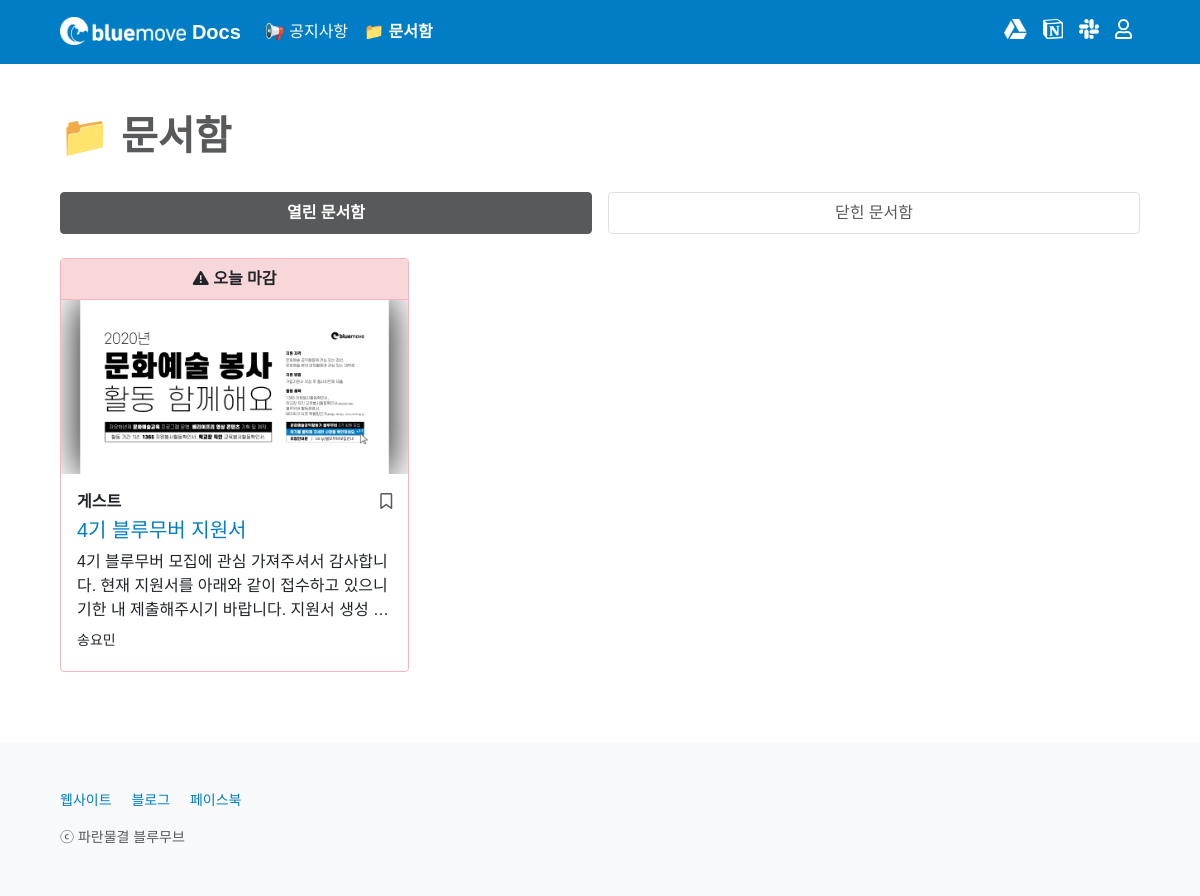
Page /box/ on the earlier database version.
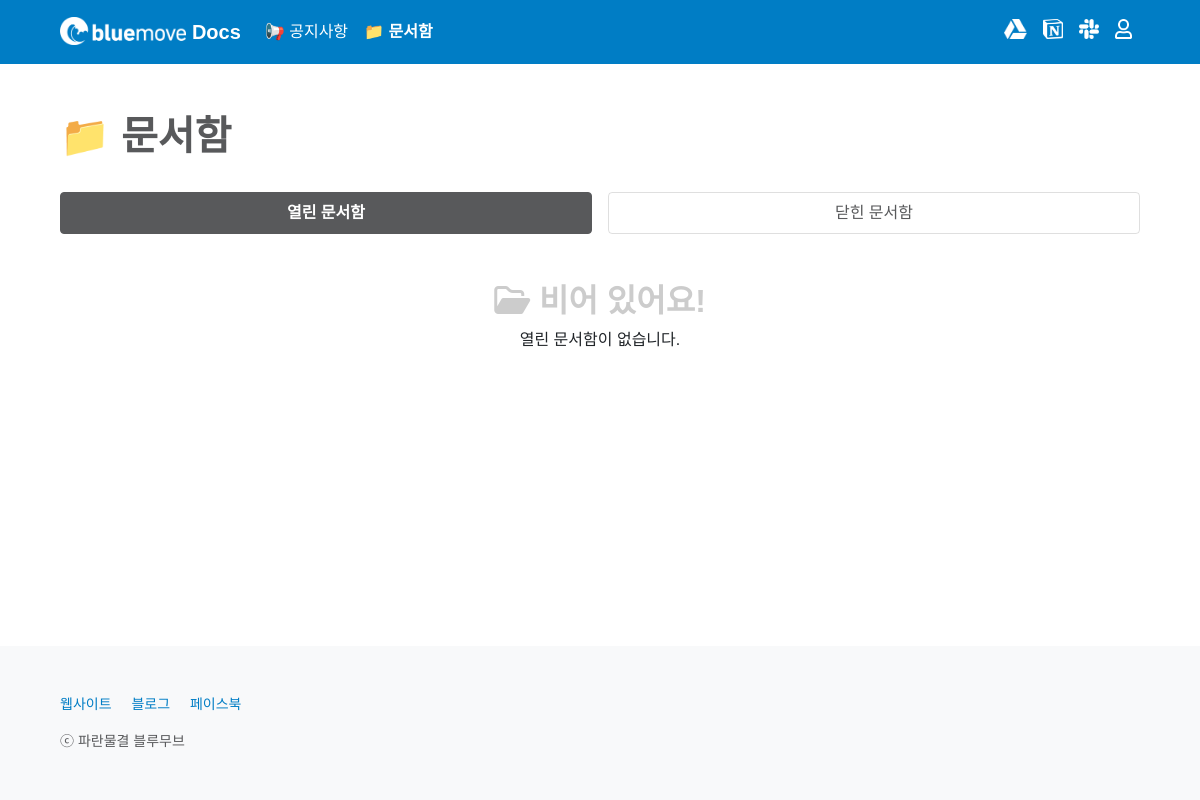
Same page on the later database version.
### box/models.py (models this page shows, shortened)
class Box(models.Model):
    CATEGORY_CHOICES = {
        ('bluemover', '블루무버'),
        ('guest', '게스트'),
    }
    title = models.CharField(max_length = 50)
    writer = models.ForeignKey(User, on_delete=models.CASCADE)
    category = models.CharField(max_length = 50, choices = CATEGORY_CHOICES)
    document_id = models.CharField(max_length = 300)
    channel_id = models.CharField(max_length = 50)
    deadline = models.DateField()
    deadline_update_flag = models.BooleanField(default = False)
    content = RichTextField()
    content_update_flag = models.BooleanField(default = False)
    image = models.ImageField(upload_to='images/', null = True, blank = True)
    created_at = models.DateField(auto_now_add = True)
    updated_at = models.DateField(auto_now = True)
    box_favorite_user_set = models.ManyToManyField(User, blank = True, related_name="box_favorite_user_set", through="Favorite")
    @property
    def deadline_is_tomorrow(self):
        return datetime.date.today() + datetime.timedelta(days = 1) == self.deadline
    @property
    def deadline_is_today(self):
        return datetime.date.today() == self.deadline
    @property
    def deadline_is_over(self):
        return datetime.date.today() > self.deadline

### box/views.py (the view)
# urls.py: path('', main, name='main'),
def main(request):
    if request.user.is_authenticated:
        profile = Profile.objects.get(user=request.user)
        name_verified = profile.info_update_flag
        if not name_verified == True:
            return redirect('users:write_info', request.user.id)
        else:
            opened_boxes = Box.objects.filter(deadline__gte=datetime.date.today()).order_by('deadline')
            closed_boxes = Box.objects.filter(deadline__lt=datetime.date.today()).order_by('deadline')
            page = request.GET.get('page', 1)
            opened_paginator = Paginator(opened_boxes, 9)
            closed_paginator = Paginator(closed_boxes, 9)
            try:
                opened_boxes = opened_paginator.page(page)
                closed_boxes = closed_paginator.page(page)
            except PageNotAnInteger:
                opened_boxes = opened_paginator.page(1)
                closed_boxes = closed_paginator.page(1)
            except EmptyPage:
                opened_boxes = opened_paginator.page(opened_paginator.num_pages)
                closed_boxes = closed_paginator.page(closed_paginator.num_pages)
            return render(request, 'box/main.html', {'opened_boxes': opened_boxes, 'closed_boxes': closed_boxes})
    else:
        opened_boxes = Box.objects.filter(deadline__gte=datetime.date.today()).order_by('deadline')
        closed_boxes = Box.objects.filter(deadline__lt=datetime.date.today()).order_by('deadline')
        page = request.GET.get('page', 1)
        opened_paginator = Paginator(opened_boxes, 9)
        closed_paginator = Paginator(closed_boxes, 9)
        try:
            opened_boxes = opened_paginator.page(page)
            closed_boxes = closed_paginator.page(page)
        except PageNotAnInteger:
            opened_boxes = opened_paginator.page(1)
            closed_boxes = closed_paginator.page(1)
        except EmptyPage:
            opened_boxes = opened_paginator.page(opened_paginator.num_pages)
            closed_boxes = closed_paginator.page(closed_paginator.num_pages)
        return render(request, 'box/main.html', {'opened_boxes': opened_boxes, 'closed_boxes': closed_boxes})

### box/templates/box/main.html (shortened to what this page needs)
{% extends 'base.html' %}
{% block content %}
{% include 'shared/_navbar4box.html' %}
<main class="px-2 px-md-5">
    <div class="container-md mt-5">
        <h1 class="mb-4" style="font-weight: 600; color: #58595B;">📁 문서함</h1>
        {% include 'shared/_boxcard.html' %}
    </div>
</main>
{% endblock %}

### home/templates/shared/_boxcard.html (shortened to what this page needs)
<div class="pt-2">
    <ul class="nav nav-pills mb-3 nav-justified gap-3" id="pills-tab" role="tablist">
        <li class="nav-item mb-2" id="forBoxCSS" role="presentation">
            <a class="nav-link active" id="pills-opened-tab" data-bs-toggle="pill" href="#pills-opened" role="tab" aria-controls="pills-opened" aria-selected="true">열린 문서함</a>
        </li>
        <li class="nav-item mb-2" id="forBoxCSS" role="presentation">
            <a class="nav-link" id="pills-closed-tab" data-bs-toggle="pill" href="#pills-closed" role="tab" aria-controls="pills-closed" aria-selected="false">닫힌 문서함</a>
        </li>
    </ul>
</div>
<div class="tab-content" id="pills-tabContent">
    <div class="tab-pane fade show active" id="pills-opened" role="tabpanel" aria-labelledby="pills-opened-tab">
        <div class="row row-cols-1 row-cols-lg-3 row-cols-md-2 g-3" id="insideOpenedTab">
            {% for box in opened_boxes %}
            {% if box.deadline_is_over %}
            <div style="display: none;">
            {% else %}
            <div class="col">
            {% endif %}
                {% include 'shared/_boxcard_tabdata.html' %}
            </div>
            {% empty %}
            <div class="col" id="openedEmptyFlag"></div>
            <div class="col text-center"><br><h2 style="color: #CCCCCC; font-weight: 600;"><i class="far fa-folder-open"></i> 비어 있어요!</h2><p>열린 문서함이 없습니다.</p></div>
            {% endfor %}
        </div>
    </div>
</div>

### home/templates/shared/_boxcard_tabdata.html (shortened to what this page needs)
{% if box.deadline_is_tomorrow %}
<div class="card h-100" style="border: 1px solid #FFD969;">
{% elif box.deadline_is_today %}
<div class="card h-100" style="border: 1px solid #F5B5BC;">
{% elif box.deadline_is_over %}
<div class="card h-100" style="border: 1px solid #bcbebf;">
{% else %}
<div class="card h-100">
{% endif %}
    {% if box.deadline_is_tomorrow %}
    <div class="card-header d-flex justify-content-center" style="background-color: #fff3cd; border-bottom: 1px solid #FFD969;">
        <p class="m-0" style="font-weight: 600;">
            <i class="fas fa-exclamation-triangle"></i>
            {% if box.deadline_update_flag %}
            내일 마감 (일정 변경)
            {% else %}
            내일 마감
            {% endif %}
        </p>
    </div>
    {% elif box.deadline_is_today %}
    <div class="card-header d-flex justify-content-center" style="background-color: #f8d7da; border-bottom: 1px solid #F5B5BC;">
        <p class="m-0" style="font-weight: 600;">
            <i class="fas fa-exclamation-triangle"></i>
            {% if box.deadline_update_flag %}
            오늘 마감 (일정 변경)
            {% else %}
            오늘 마감
            {% endif %}
        </p>
    </div>
    {% endif %}
    {% if box.image %}
    <div class="ratio" style="--aspect-ratio: 50%;"><a href="{% url 'box:read' box.id %}{{ request.get_full_path|cut:request.path }}"><img src="{{ box.image.url }}" class="card-img-top" alt="문서함 이미지" style="height: 100%; object-fit: cover; object-position: 50% 50%; border-top-left-radius: 0; border-top-right-radius: 0;"></a></div>
    {% else %}
    <a href="{% url 'box:read' box.id %}{{ request.get_full_path|cut:request.path }}"><img src="/static/images/1800x900-default.png" class="card-img-top" alt="문서함 이미지"></a>
    {% endif %}
    <div class="card-body mb-1">
        <div class="d-flex w-100 justify-content-between">
            <p class="card-text mb-1" style="font-weight: 600;">
                {% if box.category == 'bluemover' %}
                    블루무버
                {% elif box.category == 'guest' %}
                    게스트
                {% else %}
                    알 수 없음
                {% endif %}
            </p>
            {% if user.is_authenticated %}
            {% if not request.path == '/box/' %}
            <a class="bookmark" href="{% url 'box:box_favorite' box.id %}?next={{ request.get_full_path }}#boxListPosition">
            {% else %}
            <a class="bookmark" href="{% url 'box:box_favorite' box.id %}?next={{ request.get_full_path }}">
            {% endif %}
                {% if user in box.box_favorite_user_set.all %}
                <p class="mb-1"><i class="fas fa-bookmark"></i></p>
                {% else %}
                <p class="mb-1"><i class="far fa-bookmark"></i></p>
                {% endif %}
            </a>
            {% else %}
            <a type="button" class="bookmark" data-bs-toggle="modal" data-bs-target="#listloginModal">
                <p class="mb-1"><i class="far fa-bookmark"></i></p>
            </a>
            {% endif %}
        </div>
        <h5 class="card-title" style="overflow: hidden; text-overflow: ellipsis; display: -webkit-box; -webkit-line-clamp: 2; -webkit-box-orient: vertical;"><a href="{% url 'box:read' box.id %}{{ request.get_full_path|cut:request.path }}">{{ box.title }}</a></h5>
        <p class="card-text mb-2" style="overflow: hidden; text-overflow: ellipsis; display: -webkit-box; -webkit-line-clamp: 3; -webkit-box-orient: vertical;">
            {{ box.content|striptags }}
        </p>
        <div class="d-flex w-100 justify-content-between">
            <small>{{ box.writer.last_name }}{{ box.writer.first_name }}</small>
        </div>
    </div>
</div>

Differences in the rows shown:
removed Box: deadline "2021-01-28" (drawn), image (picture), category "게스트", title "4기 블루무버 지원서", content "4기 블루무버 모집에 관심 가져주셔서 감사합니다. 현재 지원서를 아래와 같이 접수하고 있으니 기한 내 제출해주시기 바랍니다. 지원서 생성…", writer.last_name "송", writer.first_name "요민"
Other differences:
text now shown: "비어 있어요! 열린 문서함이 없습니다."
